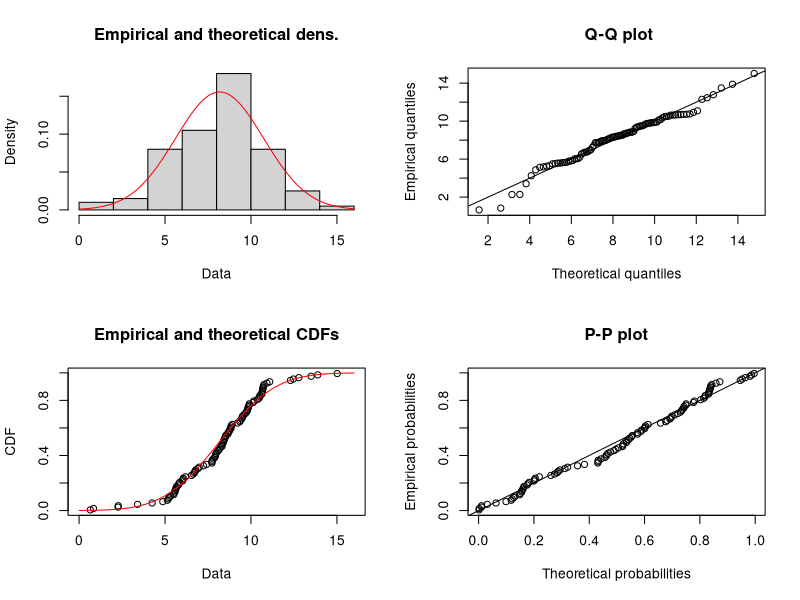
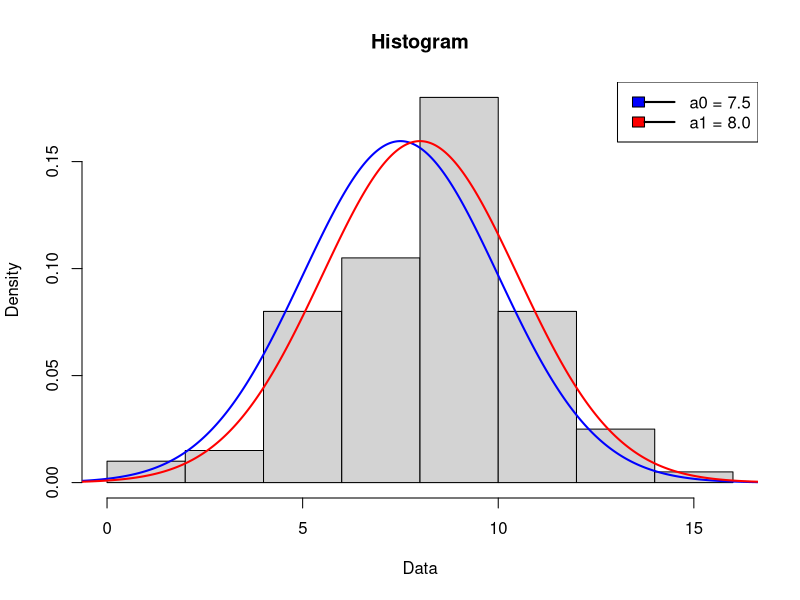

Reproduce these figures in R, in order.
alpha  <-  0.1
a0 <- 7.5 
sigma0 <- 2.4
a1 <- 8
sigma1 <- 2.5
eps <- 0.1
n <- 100

df <- unlist(read.csv("data.csv", header = F, sep = ";"), use.names = F)
df

summary(df)
df_mean <- mean(df)
df_sd <- sd(df)
df_len <- length(df)
df_df <- length(df) - 1
df_min <- min(df)
df_max <- max(df)
df_var <- var(df)

#1
t_stat <- (df_mean - a0)/(df_sd) * sqrt(df_len)
qt(1-alpha,df_df)

#2
chi_stat <- df_df * (df_var)/(sigma0^2)
qchisq(1-alpha, df_df)

#3
c1 <- a0 + (qnorm(1-alpha))/(sqrt(df_len)) * sigma1

#4
beta <- pnorm((c1-a1)/sigma1 * sqrt(df_len))

#5
a1_new <- c1 - sigma1/sqrt(df_len) * qnorm(1-eps)

#6
png(filename = "../img/hist_densts.png", 
    width = 1920, height = 1080,
    pointsize = 24, res = 96 * 1.25)
x1 <- rnorm(n = 1e5, mean = a0, sd = sigma1)
x2 <- rnorm(n = 1e5, mean = a1, sd = sigma1)
hist(df,prob=T, xlab = "Data", main = "Histogram")
lines(sort(x1),dnorm(sort(x1),a0,sigma1), col='blue', lwd = 2)
lines(sort(x2),dnorm(sort(x2),a1,sigma1), col='red', lwd = 2)
legend("topright", c("a0 = 7.5", "a1 = 8.0"), 
       lty=c(1,1),
       lwd = c(2,2),
       fill=c("blue", "red"))
dev.off()

library(fitdistrplus)
FIT <- fitdist(df, "norm")
plot(FIT)
